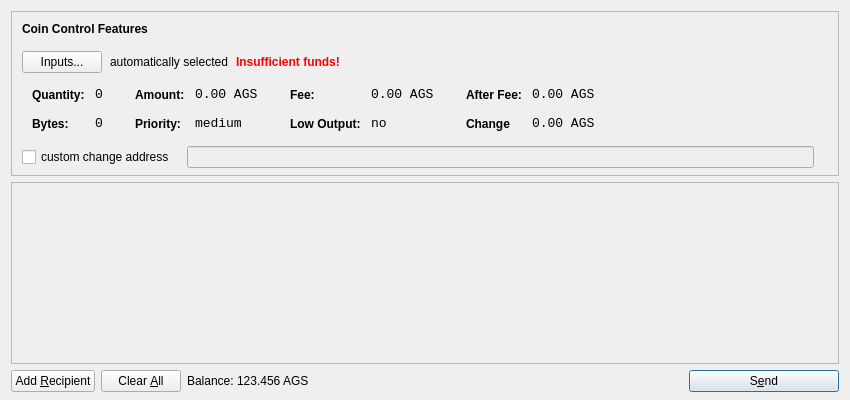
<?xml version="1.0" encoding="UTF-8"?>
<ui version="4.0">
 <class>SendCoinsDialog</class>
 <widget class="QDialog" name="SendCoinsDialog">
  <property name="geometry">
   <rect>
    <x>0</x>
    <y>0</y>
    <width>850</width>
    <height>400</height>
   </rect>
  </property>
  <property name="windowTitle">
   <string>Send Coins</string>
  </property>
  <layout class="QVBoxLayout" name="verticalLayout" stretch="0,1,0">
   <property name="bottomMargin">
    <number>8</number>
   </property>
   <item>
    <widget class="QFrame" name="frameCoinControl">
     <property name="sizePolicy">
      <sizepolicy hsizetype="Expanding" vsizetype="Expanding">
       <horstretch>0</horstretch>
       <verstretch>0</verstretch>
      </sizepolicy>
     </property>
     <property name="maximumSize">
      <size>
       <width>16777215</width>
       <height>16777215</height>
      </size>
     </property>
     <property name="frameShape">
      <enum>QFrame::StyledPanel</enum>
     </property>
     <property name="frameShadow">
      <enum>QFrame::Sunken</enum>
     </property>
     <layout class="QVBoxLayout" name="verticalLayoutCoinControl2">
      <property name="spacing">
       <number>-1</number>
      </property>
      <property name="leftMargin">
       <number>0</number>
      </property>
      <property name="topMargin">
       <number>0</number>
      </property>
      <property name="rightMargin">
       <number>0</number>
      </property>
      <property name="bottomMargin">
       <number>6</number>
      </property>
      <item>
       <layout class="QVBoxLayout" name="verticalLayoutCoinControl" stretch="0,0,0,0,1">
        <property name="spacing">
         <number>0</number>
        </property>
        <property name="leftMargin">
         <number>10</number>
        </property>
        <property name="topMargin">
         <number>10</number>
        </property>
        <item>
         <layout class="QHBoxLayout" name="horizontalLayoutCoinControl1">
          <property name="bottomMargin">
           <number>15</number>
          </property>
          <item>
           <widget class="QLabel" name="labelCoinControlFeatures">
            <property name="sizePolicy">
             <sizepolicy hsizetype="Preferred" vsizetype="Maximum">
              <horstretch>0</horstretch>
              <verstretch>0</verstretch>
             </sizepolicy>
            </property>
            <property name="font">
             <font>
              <weight>75</weight>
              <bold>true</bold>
             </font>
            </property>
            <property name="styleSheet">
             <string notr="true">font-weight:bold;</string>
            </property>
            <property name="text">
             <string>Coin Control Features</string>
            </property>
           </widget>
          </item>
         </layout>
        </item>
        <item>
         <layout class="QHBoxLayout" name="horizontalLayoutCoinControl2" stretch="0,0,0,0">
          <property name="spacing">
           <number>8</number>
          </property>
          <property name="bottomMargin">
           <number>10</number>
          </property>
          <item>
           <widget class="QPushButton" name="pushButtonCoinControl">
            <property name="styleSheet">
             <string notr="true"/>
            </property>
            <property name="text">
             <string>Inputs...</string>
            </property>
           </widget>
          </item>
          <item>
           <widget class="QLabel" name="labelCoinControlAutomaticallySelected">
            <property name="text">
             <string>automatically selected</string>
            </property>
            <property name="margin">
             <number>5</number>
            </property>
           </widget>
          </item>
          <item>
           <widget class="QLabel" name="labelCoinControlInsuffFunds">
            <property name="font">
             <font>
              <weight>75</weight>
              <bold>true</bold>
             </font>
            </property>
            <property name="styleSheet">
             <string notr="true">color:red;font-weight:bold;</string>
            </property>
            <property name="text">
             <string>Insufficient funds!</string>
            </property>
            <property name="margin">
             <number>5</number>
            </property>
           </widget>
          </item>
          <item>
           <spacer name="horizontalSpacerCoinControl">
            <property name="orientation">
             <enum>Qt::Horizontal</enum>
            </property>
            <property name="sizeHint" stdset="0">
             <size>
              <width>40</width>
              <height>1</height>
             </size>
            </property>
           </spacer>
          </item>
         </layout>
        </item>
        <item>
         <widget class="QWidget" name="widgetCoinControl" native="true">
          <property name="sizePolicy">
           <sizepolicy hsizetype="Preferred" vsizetype="Preferred">
            <horstretch>0</horstretch>
            <verstretch>0</verstretch>
           </sizepolicy>
          </property>
          <property name="minimumSize">
           <size>
            <width>0</width>
            <height>0</height>
           </size>
          </property>
          <property name="styleSheet">
           <string notr="true"/>
          </property>
          <layout class="QHBoxLayout" name="horizontalLayoutCoinControl5">
           <property name="margin">
            <number>0</number>
           </property>
           <item>
            <layout class="QHBoxLayout" name="horizontalLayoutCoinControl3" stretch="0,0,0,1">
             <property name="spacing">
              <number>20</number>
             </property>
             <property name="topMargin">
              <number>0</number>
             </property>
             <property name="bottomMargin">
              <number>10</number>
             </property>
             <item>
              <layout class="QFormLayout" name="formLayoutCoinControl1">
               <property name="horizontalSpacing">
                <number>10</number>
               </property>
               <property name="verticalSpacing">
                <number>14</number>
               </property>
               <property name="leftMargin">
                <number>10</number>
               </property>
               <property name="topMargin">
                <number>4</number>
               </property>
               <property name="rightMargin">
                <number>6</number>
               </property>
               <item row="0" column="0">
                <widget class="QLabel" name="labelCoinControlQuantityText">
                 <property name="styleSheet">
                  <string notr="true">font-weight:bold;</string>
                 </property>
                 <property name="text">
                  <string>Quantity:</string>
                 </property>
                 <property name="margin">
                  <number>0</number>
                 </property>
                </widget>
               </item>
               <item row="0" column="1">
                <widget class="QLabel" name="labelCoinControlQuantity">
                 <property name="font">
                  <font>
                   <family>Monospace</family>
                   <pointsize>10</pointsize>
                  </font>
                 </property>
                 <property name="cursor">
                  <cursorShape>IBeamCursor</cursorShape>
                 </property>
                 <property name="contextMenuPolicy">
                  <enum>Qt::ActionsContextMenu</enum>
                 </property>
                 <property name="text">
                  <string>0</string>
                 </property>
                 <property name="margin">
                  <number>0</number>
                 </property>
                 <property name="textInteractionFlags">
                  <set>Qt::LinksAccessibleByMouse|Qt::TextSelectableByKeyboard|Qt::TextSelectableByMouse</set>
                 </property>
                </widget>
               </item>
               <item row="1" column="0">
                <widget class="QLabel" name="labelCoinControlBytesText">
                 <property name="styleSheet">
                  <string notr="true">font-weight:bold;</string>
                 </property>
                 <property name="text">
                  <string>Bytes:</string>
                 </property>
                </widget>
               </item>
               <item row="1" column="1">
                <widget class="QLabel" name="labelCoinControlBytes">
                 <property name="font">
                  <font>
                   <family>Monospace</family>
                   <pointsize>10</pointsize>
                  </font>
                 </property>
                 <property name="cursor">
                  <cursorShape>IBeamCursor</cursorShape>
                 </property>
                 <property name="contextMenuPolicy">
                  <enum>Qt::ActionsContextMenu</enum>
                 </property>
                 <property name="text">
                  <string>0</string>
                 </property>
                 <property name="textInteractionFlags">
                  <set>Qt::LinksAccessibleByMouse|Qt::TextSelectableByKeyboard|Qt::TextSelectableByMouse</set>
                 </property>
                </widget>
               </item>
              </layout>
             </item>
             <item>
              <layout class="QFormLayout" name="formLayoutCoinControl2">
               <property name="horizontalSpacing">
                <number>10</number>
               </property>
               <property name="verticalSpacing">
                <number>14</number>
               </property>
               <property name="leftMargin">
                <number>6</number>
               </property>
               <property name="topMargin">
                <number>4</number>
               </property>
               <property name="rightMargin">
                <number>6</number>
               </property>
               <item row="0" column="0">
                <widget class="QLabel" name="labelCoinControlAmountText">
                 <property name="styleSheet">
                  <string notr="true">font-weight:bold;</string>
                 </property>
                 <property name="text">
                  <string>Amount:</string>
                 </property>
                 <property name="margin">
                  <number>0</number>
                 </property>
                </widget>
               </item>
               <item row="0" column="1">
                <widget class="QLabel" name="labelCoinControlAmount">
                 <property name="font">
                  <font>
                   <family>Monospace</family>
                   <pointsize>10</pointsize>
                  </font>
                 </property>
                 <property name="cursor">
                  <cursorShape>IBeamCursor</cursorShape>
                 </property>
                 <property name="contextMenuPolicy">
                  <enum>Qt::ActionsContextMenu</enum>
                 </property>
                 <property name="text">
                  <string>0.00 AGS</string>
                 </property>
                 <property name="textInteractionFlags">
                  <set>Qt::LinksAccessibleByMouse|Qt::TextSelectableByKeyboard|Qt::TextSelectableByMouse</set>
                 </property>
                </widget>
               </item>
               <item row="1" column="0">
                <widget class="QLabel" name="labelCoinControlPriorityText">
                 <property name="styleSheet">
                  <string notr="true">font-weight:bold;</string>
                 </property>
                 <property name="text">
                  <string>Priority:</string>
                 </property>
                </widget>
               </item>
               <item row="1" column="1">
                <widget class="QLabel" name="labelCoinControlPriority">
                 <property name="font">
                  <font>
                   <family>Monospace</family>
                   <pointsize>10</pointsize>
                  </font>
                 </property>
                 <property name="cursor">
                  <cursorShape>IBeamCursor</cursorShape>
                 </property>
                 <property name="contextMenuPolicy">
                  <enum>Qt::ActionsContextMenu</enum>
                 </property>
                 <property name="text">
                  <string>medium</string>
                 </property>
                 <property name="textInteractionFlags">
                  <set>Qt::LinksAccessibleByMouse|Qt::TextSelectableByKeyboard|Qt::TextSelectableByMouse</set>
                 </property>
                </widget>
               </item>
              </layout>
             </item>
             <item>
              <layout class="QFormLayout" name="formLayoutCoinControl3">
               <property name="horizontalSpacing">
                <number>10</number>
               </property>
               <property name="verticalSpacing">
                <number>14</number>
               </property>
               <property name="leftMargin">
                <number>6</number>
               </property>
               <property name="topMargin">
                <number>4</number>
               </property>
               <property name="rightMargin">
                <number>6</number>
               </property>
               <item row="0" column="0">
                <widget class="QLabel" name="labelCoinControlFeeText">
                 <property name="styleSheet">
                  <string notr="true">font-weight:bold;</string>
                 </property>
                 <property name="text">
                  <string>Fee:</string>
                 </property>
                 <property name="margin">
                  <number>0</number>
                 </property>
                </widget>
               </item>
               <item row="0" column="1">
                <widget class="QLabel" name="labelCoinControlFee">
                 <property name="font">
                  <font>
                   <family>Monospace</family>
                   <pointsize>10</pointsize>
                  </font>
                 </property>
                 <property name="cursor">
                  <cursorShape>IBeamCursor</cursorShape>
                 </property>
                 <property name="contextMenuPolicy">
                  <enum>Qt::ActionsContextMenu</enum>
                 </property>
                 <property name="text">
                  <string>0.00 AGS</string>
                 </property>
                 <property name="textInteractionFlags">
                  <set>Qt::LinksAccessibleByMouse|Qt::TextSelectableByKeyboard|Qt::TextSelectableByMouse</set>
                 </property>
                </widget>
               </item>
               <item row="1" column="0">
                <widget class="QLabel" name="labelCoinControlLowOutputText">
                 <property name="styleSheet">
                  <string notr="true">font-weight:bold;</string>
                 </property>
                 <property name="text">
                  <string>Low Output:</string>
                 </property>
                </widget>
               </item>
               <item row="1" column="1">
                <widget class="QLabel" name="labelCoinControlLowOutput">
                 <property name="font">
                  <font>
                   <family>Monospace</family>
                   <pointsize>10</pointsize>
                  </font>
                 </property>
                 <property name="cursor">
                  <cursorShape>IBeamCursor</cursorShape>
                 </property>
                 <property name="contextMenuPolicy">
                  <enum>Qt::ActionsContextMenu</enum>
                 </property>
                 <property name="text">
                  <string>no</string>
                 </property>
                 <property name="textInteractionFlags">
                  <set>Qt::LinksAccessibleByMouse|Qt::TextSelectableByKeyboard|Qt::TextSelectableByMouse</set>
                 </property>
                </widget>
               </item>
              </layout>
             </item>
             <item>
              <layout class="QFormLayout" name="formLayoutCoinControl4">
               <property name="horizontalSpacing">
                <number>10</number>
               </property>
               <property name="verticalSpacing">
                <number>14</number>
               </property>
               <property name="leftMargin">
                <number>6</number>
               </property>
               <property name="topMargin">
                <number>4</number>
               </property>
               <property name="rightMargin">
                <number>6</number>
               </property>
               <item row="0" column="0">
                <widget class="QLabel" name="labelCoinControlAfterFeeText">
                 <property name="styleSheet">
                  <string notr="true">font-weight:bold;</string>
                 </property>
                 <property name="text">
                  <string>After Fee:</string>
                 </property>
                 <property name="margin">
                  <number>0</number>
                 </property>
                </widget>
               </item>
               <item row="0" column="1">
                <widget class="QLabel" name="labelCoinControlAfterFee">
                 <property name="font">
                  <font>
                   <family>Monospace</family>
                   <pointsize>10</pointsize>
                  </font>
                 </property>
                 <property name="cursor">
                  <cursorShape>IBeamCursor</cursorShape>
                 </property>
                 <property name="contextMenuPolicy">
                  <enum>Qt::ActionsContextMenu</enum>
                 </property>
                 <property name="text">
                  <string>0.00 AGS</string>
                 </property>
                 <property name="textInteractionFlags">
                  <set>Qt::LinksAccessibleByMouse|Qt::TextSelectableByKeyboard|Qt::TextSelectableByMouse</set>
                 </property>
                </widget>
               </item>
               <item row="1" column="0">
                <widget class="QLabel" name="labelCoinControlChangeText">
                 <property name="styleSheet">
                  <string notr="true">font-weight:bold;</string>
                 </property>
                 <property name="text">
                  <string>Change</string>
                 </property>
                </widget>
               </item>
               <item row="1" column="1">
                <widget class="QLabel" name="labelCoinControlChange">
                 <property name="font">
                  <font>
                   <family>Monospace</family>
                   <pointsize>10</pointsize>
                  </font>
                 </property>
                 <property name="cursor">
                  <cursorShape>IBeamCursor</cursorShape>
                 </property>
                 <property name="contextMenuPolicy">
                  <enum>Qt::ActionsContextMenu</enum>
                 </property>
                 <property name="text">
                  <string>0.00 AGS</string>
                 </property>
                 <property name="textInteractionFlags">
                  <set>Qt::LinksAccessibleByMouse|Qt::TextSelectableByKeyboard|Qt::TextSelectableByMouse</set>
                 </property>
                </widget>
               </item>
              </layout>
             </item>
            </layout>
           </item>
          </layout>
         </widget>
        </item>
        <item>
         <layout class="QHBoxLayout" name="horizontalLayoutCoinControl4" stretch="0,0,0">
          <property name="spacing">
           <number>12</number>
          </property>
          <property name="sizeConstraint">
           <enum>QLayout::SetDefaultConstraint</enum>
          </property>
          <property name="topMargin">
           <number>5</number>
          </property>
          <property name="rightMargin">
           <number>5</number>
          </property>
          <item>
           <widget class="QCheckBox" name="checkBoxCoinControlChange">
            <property name="text">
             <string>custom change address</string>
            </property>
           </widget>
          </item>
          <item>
           <widget class="QLineEdit" name="lineEditCoinControlChange">
            <property name="enabled">
             <bool>false</bool>
            </property>
            <property name="sizePolicy">
             <sizepolicy hsizetype="Expanding" vsizetype="Fixed">
              <horstretch>0</horstretch>
              <verstretch>0</verstretch>
             </sizepolicy>
            </property>
           </widget>
          </item>
          <item>
           <widget class="QLabel" name="labelCoinControlChangeLabel">
            <property name="sizePolicy">
             <sizepolicy hsizetype="Preferred" vsizetype="Expanding">
              <horstretch>0</horstretch>
              <verstretch>0</verstretch>
             </sizepolicy>
            </property>
            <property name="minimumSize">
             <size>
              <width>0</width>
              <height>0</height>
             </size>
            </property>
            <property name="text">
             <string/>
            </property>
            <property name="margin">
             <number>3</number>
            </property>
           </widget>
          </item>
         </layout>
        </item>
        <item>
         <spacer name="verticalSpacerCoinControl">
          <property name="orientation">
           <enum>Qt::Vertical</enum>
          </property>
          <property name="sizeHint" stdset="0">
           <size>
            <width>800</width>
            <height>1</height>
           </size>
          </property>
         </spacer>
        </item>
       </layout>
      </item>
     </layout>
    </widget>
   </item>
   <item>
    <widget class="QScrollArea" name="scrollArea">
     <property name="widgetResizable">
      <bool>true</bool>
     </property>
     <widget class="QWidget" name="scrollAreaWidgetContents">
      <property name="geometry">
       <rect>
        <x>0</x>
        <y>0</y>
        <width>830</width>
        <height>165</height>
       </rect>
      </property>
      <layout class="QVBoxLayout" name="verticalLayout_2">
       <property name="margin">
        <number>0</number>
       </property>
       <item>
        <layout class="QVBoxLayout" name="entries">
         <property name="spacing">
          <number>6</number>
         </property>
        </layout>
       </item>
       <item>
        <spacer name="verticalSpacer">
         <property name="orientation">
          <enum>Qt::Vertical</enum>
         </property>
         <property name="sizeHint" stdset="0">
          <size>
           <width>20</width>
           <height>40</height>
          </size>
         </property>
        </spacer>
       </item>
      </layout>
     </widget>
    </widget>
   </item>
   <item>
    <layout class="QHBoxLayout" name="horizontalLayout">
     <item>
      <widget class="QPushButton" name="addButton">
       <property name="toolTip">
        <string>Send to multiple recipients at once</string>
       </property>
       <property name="text">
        <string>Add &amp;Recipient</string>
       </property>
       <property name="icon">
        <iconset resource="../bitcoin.qrc">
         <normaloff>:/icons/add</normaloff>:/icons/add</iconset>
       </property>
       <property name="autoDefault">
        <bool>false</bool>
       </property>
      </widget>
     </item>
     <item>
      <widget class="QPushButton" name="clearButton">
       <property name="sizePolicy">
        <sizepolicy hsizetype="Minimum" vsizetype="Fixed">
         <horstretch>0</horstretch>
         <verstretch>0</verstretch>
        </sizepolicy>
       </property>
       <property name="toolTip">
        <string>Remove all transaction fields</string>
       </property>
       <property name="text">
        <string>Clear &amp;All</string>
       </property>
       <property name="icon">
        <iconset resource="../bitcoin.qrc">
         <normaloff>:/icons/remove</normaloff>:/icons/remove</iconset>
       </property>
       <property name="autoRepeatDelay">
        <number>300</number>
       </property>
       <property name="autoDefault">
        <bool>false</bool>
       </property>
      </widget>
     </item>
     <item>
      <layout class="QHBoxLayout" name="horizontalLayout_2">
       <property name="spacing">
        <number>3</number>
       </property>
       <item>
        <widget class="QLabel" name="label">
         <property name="sizePolicy">
          <sizepolicy hsizetype="Preferred" vsizetype="Fixed">
           <horstretch>0</horstretch>
           <verstretch>0</verstretch>
          </sizepolicy>
         </property>
         <property name="text">
          <string>Balance:</string>
         </property>
        </widget>
       </item>
       <item>
        <widget class="QLabel" name="labelBalance">
         <property name="sizePolicy">
          <sizepolicy hsizetype="Preferred" vsizetype="Fixed">
           <horstretch>0</horstretch>
           <verstretch>0</verstretch>
          </sizepolicy>
         </property>
         <property name="cursor">
          <cursorShape>IBeamCursor</cursorShape>
         </property>
         <property name="text">
          <string>123.456 AGS</string>
         </property>
         <property name="textInteractionFlags">
          <set>Qt::LinksAccessibleByMouse|Qt::TextSelectableByKeyboard|Qt::TextSelectableByMouse</set>
         </property>
        </widget>
       </item>
      </layout>
     </item>
     <item>
      <spacer name="horizontalSpacer">
       <property name="orientation">
        <enum>Qt::Horizontal</enum>
       </property>
       <property name="sizeHint" stdset="0">
        <size>
         <width>40</width>
         <height>20</height>
        </size>
       </property>
      </spacer>
     </item>
     <item>
      <widget class="QPushButton" name="sendButton">
       <property name="minimumSize">
        <size>
         <width>150</width>
         <height>0</height>
        </size>
       </property>
       <property name="toolTip">
        <string>Confirm the send action</string>
       </property>
       <property name="text">
        <string>S&amp;end</string>
       </property>
       <property name="icon">
        <iconset resource="../bitcoin.qrc">
         <normaloff>:/icons/send</normaloff>:/icons/send</iconset>
       </property>
       <property name="default">
        <bool>true</bool>
       </property>
      </widget>
     </item>
    </layout>
   </item>
  </layout>
 </widget>
 <resources>
  <include location="../bitcoin.qrc"/>
 </resources>
 <connections/>
</ui>
